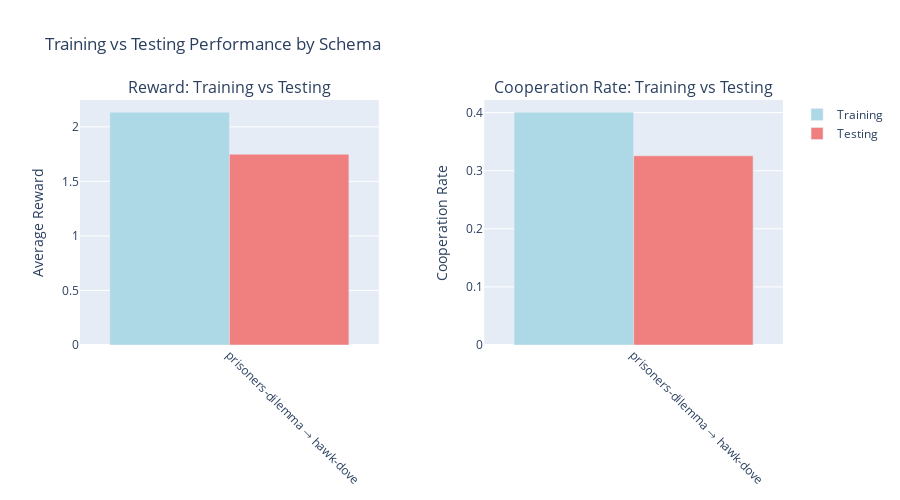

The code cell stored with this chart in its notebook:
### Markdown cell above
### 6.1 Side-by-Side Comparison Visualization

### Code cell
if not training_df.empty and not testing_df.empty:
    # Prepare data for grouped bar chart
    fig = make_subplots(
        rows=1, cols=2,
        subplot_titles=('Reward: Training vs Testing', 'Cooperation Rate: Training vs Testing'),
        horizontal_spacing=0.15
    )
    
    schemas = comparison['schema_name'].tolist()
    
    # Reward comparison
    fig.add_trace(go.Bar(name='Training', x=schemas, y=comparison['train_reward'], 
                         marker_color='lightblue'), row=1, col=1)
    fig.add_trace(go.Bar(name='Testing', x=schemas, y=comparison['test_reward'],
                         marker_color='lightcoral'), row=1, col=1)
    
    # Cooperation rate comparison
    fig.add_trace(go.Bar(name='Training', x=schemas, y=comparison['train_coop_rate'],
                         marker_color='lightblue', showlegend=False), row=1, col=2)
    fig.add_trace(go.Bar(name='Testing', x=schemas, y=comparison['test_coop_rate'],
                         marker_color='lightcoral', showlegend=False), row=1, col=2)
    
    fig.update_layout(
        title_text="Training vs Testing Performance by Schema",
        height=500,
        barmode='group'
    )
    fig.update_xaxes(tickangle=45)
    fig.update_yaxes(title_text="Average Reward", row=1, col=1)
    fig.update_yaxes(title_text="Cooperation Rate", row=1, col=2)
    fig.show()
else:
    print("Both training and testing data needed for visualization")

### Figure 1 — Plotly figure (JSON) as saved in the notebook; plotly's stock layout.template omitted (floating-point values rounded to 4 significant figures)
{"data": [{"marker": {"color": "lightblue"}, "name": "Training", "type": "bar", "x": ["prisoners-dilemma → hawk-dove"], "xaxis": "x", "y": [2.134], "yaxis": "y"}, {"marker": {"color": "lightcoral"}, "name": "Testing", "type": "bar", "x": ["prisoners-dilemma → hawk-dove"], "xaxis": "x", "y": [1.749], "yaxis": "y"}, {"marker": {"color": "lightblue"}, "name": "Training", "showlegend": false, "type": "bar", "x": ["prisoners-dilemma → hawk-dove"], "xaxis": "x2", "y": [0.4006], "yaxis": "y2"}, {"marker": {"color": "lightcoral"}, "name": "Testing", "showlegend": false, "type": "bar", "x": ["prisoners-dilemma → hawk-dove"], "xaxis": "x2", "y": [0.3257], "yaxis": "y2"}], "layout": {"annotations": [{"font": {"size": 16}, "showarrow": false, "text": "Reward: Training vs Testing", "x": 0.2125, "xanchor": "center", "xref": "paper", "y": 1, "yanchor": "bottom", "yref": "paper"}, {"font": {"size": 16}, "showarrow": false, "text": "Cooperation Rate: Training vs Testing", "x": 0.7875, "xanchor": "center", "xref": "paper", "y": 1, "yanchor": "bottom", "yref": "paper"}], "barmode": "group", "height": 500, "title": {"text": "Training vs Testing Performance by Schema"}, "xaxis": {"anchor": "y", "domain": [0, 0.425], "tickangle": 45}, "xaxis2": {"anchor": "y2", "domain": [0.575, 1], "tickangle": 45}, "yaxis": {"anchor": "x", "domain": [0, 1], "title": {"text": "Average Reward"}}, "yaxis2": {"anchor": "x2", "domain": [0, 1], "title": {"text": "Cooperation Rate"}}}}
